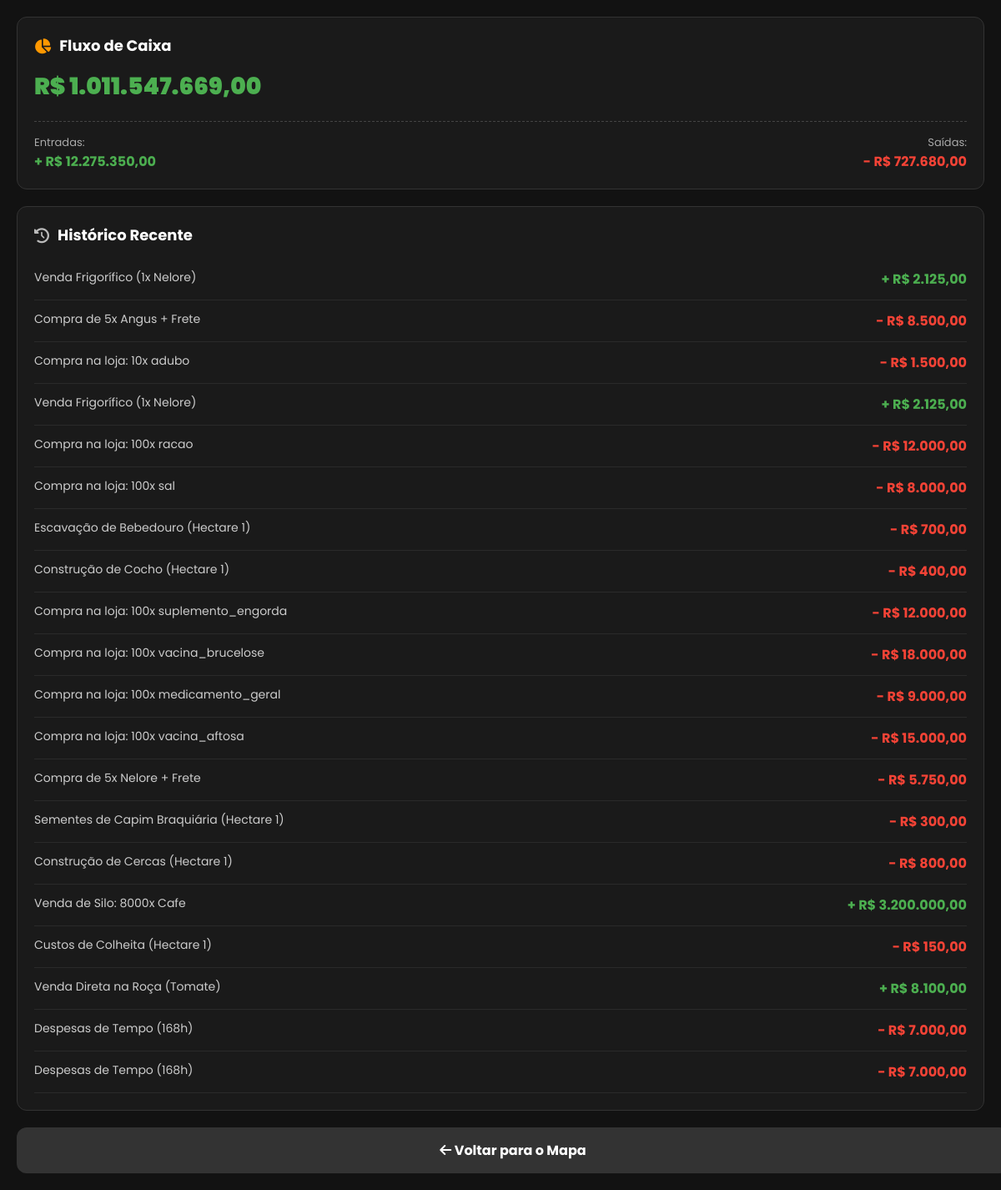
/financeiro (signed in), run on the app's committed database.
### database.py (models this page shows)
class Jogador(db.Model):
    __tablename__ = 'jogadores'
    id = db.Column(db.Integer, primary_key=True)
    username = db.Column(db.String(50), unique=True, nullable=False)
    email = db.Column(db.String(120), nullable=True)
    senha_hash = db.Column(db.String(128), nullable=False)
    saldo = db.Column(db.Float, default=1000.0)
    nivel = db.Column(db.Integer, default=1)
    hora = db.Column(db.Integer, default=6)
    dia = db.Column(db.Integer, default=1)
    mes = db.Column(db.Integer, default=1)
    ano = db.Column(db.Integer, default=2026)
    is_admin = db.Column(db.Boolean, default=False)
    ultima_acao = db.Column(db.DateTime, default=datetime.utcnow)
    propriedades = db.relationship('Propriedade', backref='dono', lazy=True)

class Transacao(db.Model):
    __tablename__ = 'transacoes'
    id = db.Column(db.Integer, primary_key=True)
    jogador_id = db.Column(db.Integer, db.ForeignKey('jogadores.id'), nullable=False)
    tipo = db.Column(db.String(10), nullable=False)
    valor = db.Column(db.Float, nullable=False)
    descricao = db.Column(db.String(255), nullable=False)
    data = db.Column(db.DateTime, default=datetime.utcnow)
    jogador = db.relationship('Jogador', backref=db.backref('transacoes', lazy=True))

### logica/economia.py (the view)
@economia_bp.route('/financeiro')
def financeiro():
    if 'usuario' not in session:
        return redirect(url_for('login'))
    usuario = Jogador.query.filter_by(username=session['usuario']).first()
    if not usuario:
        return redirect(url_for('login'))
    historico = Transacao.query.filter_by(jogador_id=usuario.id).order_by(Transacao.data.desc()).limit(20).all()
    todas_transacoes = Transacao.query.filter_by(jogador_id=usuario.id).all()
    entradas = sum(t.valor for t in todas_transacoes if t.tipo == 'entrada')
    saidas = sum(t.valor for t in todas_transacoes if t.tipo == 'saida')
    return render_template(
        'financeiro.html',
        user=usuario,
        entradas=entradas,
        saidas=saidas,
        saldo=usuario.saldo,
        historico=historico
    )

### templates/financeiro.html (shortened to what this page needs)
<!DOCTYPE html>
<html lang="pt-BR">
<head>
    <link rel="stylesheet" href="https://cdnjs.cloudflare.com/ajax/libs/font-awesome/6.4.0/css/all.min.css">
</head>
<body>
    <div class="card">
        <div class="card-header"><i class="fas fa-chart-pie" style="color: #ff9800;"></i> Fluxo de Caixa</div>
        <div class="saldo-total">R$ {{ "{:,.2f}".format(saldo).replace(',','v').replace('.',',').replace('v','.') }}</div>
        <div class="fluxo-container">
            <div>
                <div style="color: #aaa; font-size: 13px;">Entradas:</div>
                <div class="entrada-texto">+ R$ {{ "{:,.2f}".format(entradas).replace(',','v').replace('.',',').replace('v','.') }}</div>
            </div>
            <div style="text-align: right;">
                <div style="color: #aaa; font-size: 13px;">Saídas:</div>
                <div class="saida-texto">- R$ {{ "{:,.2f}".format(saidas).replace(',','v').replace('.',',').replace('v','.') }}</div>
            </div>
        </div>
    </div>
    <div class="card">
        <div class="card-header"><i class="fas fa-history" style="color: #bbb;"></i> Histórico Recente</div>
        {% if not historico %}
            <p style="color: #777; font-style: italic; text-align: center; margin: 20px 0;">Nenhuma transação registrada ainda.</p>
        {% else %}
            {% for t in historico %}
                <div class="transacao-item">
                    <span style="color: #ccc;">{{ t.descricao }}</span>
                    {% if t.tipo == 'entrada' %}
                        <b class="entrada-texto">+ R$ {{ "{:,.2f}".format(t.valor).replace(',','v').replace('.',',').replace('v','.') }}</b>
                    {% else %}
                        <b class="saida-texto">- R$ {{ "{:,.2f}".format(t.valor).replace(',','v').replace('.',',').replace('v','.') }}</b>
                    {% endif %}
                </div>
            {% endfor %}
        {% endif %}
    </div>
    <a href="/mapa" class="btn-voltar"><i class="fas fa-arrow-left"></i> Voltar para o Mapa</a>
</body>
</html>

### templates/financeiro.html (style rules this page uses)
body { font-family: 'Poppins', sans-serif; background-color: #121212; color: #fff; margin: 0; padding: 20px; }
.card { background: #1a1a1a; border-radius: 12px; padding: 20px; border: 1px solid #333; margin-bottom: 20px; }
.card-header { font-size: 18px; font-weight: bold; margin-bottom: 15px; display: flex; align-items: center; gap: 10px; }
.saldo-total { font-size: 28px; font-weight: 900; color: #4caf50; margin-bottom: 20px; }
.fluxo-container { display: flex; justify-content: space-between; border-top: 1px dashed #444; padding-top: 15px; }
.entrada-texto { color: #4caf50; font-weight: bold; font-size: 16px; }
.saida-texto { color: #f44336; font-weight: bold; font-size: 16px; }
.transacao-item { display: flex; justify-content: space-between; padding: 12px 0; border-bottom: 1px solid #2a2a2a; font-size: 14px; }
.btn-voltar { display: block; width: 100%; padding: 15px; background: #333; color: #fff; text-align: center; text-decoration: none; border-radius: 12px; font-weight: bold; margin-top: 10px; }

### data on the page
Jogador: saldo "1.011.547.669,00"
Transacao: descricao "Venda Frigorífico (1x Nelore)", valor "2.125,00"
Transacao: descricao "Compra de 5x Angus + Frete", valor "8.500,00"
Transacao: descricao "Compra na loja: 10x adubo", valor "1.500,00"
Transacao: descricao "Venda Frigorífico (1x Nelore)", valor "2.125,00"
Transacao: descricao "Compra na loja: 100x racao", valor "12.000,00"
Transacao: descricao "Compra na loja: 100x sal", valor "8.000,00"
Transacao: descricao "Escavação de Bebedouro (Hectare 1)", valor "700,00"
Transacao: descricao "Construção de Cocho (Hectare 1)", valor "400,00"
Transacao: descricao "Compra na loja: 100x suplemento_engorda", valor "12.000,00"
Transacao: descricao "Compra na loja: 100x vacina_brucelose", valor "18.000,00"
Transacao: descricao "Compra na loja: 100x medicamento_geral", valor "9.000,00"
Transacao: descricao "Compra na loja: 100x vacina_aftosa", valor "15.000,00"
Transacao: descricao "Compra de 5x Nelore + Frete", valor "5.750,00"
Transacao: descricao "Sementes de Capim Braquiária (Hectare 1)", valor "300,00"
Transacao: descricao "Construção de Cercas (Hectare 1)", valor "800,00"
Transacao: descricao "Venda de Silo: 8000x Cafe", valor "3.200.000,00"
Transacao: descricao "Custos de Colheita (Hectare 1)", valor "150,00"
Transacao: descricao "Venda Direta na Roça (Tomate)", valor "8.100,00"
Transacao: descricao "Despesas de Tempo (168h)", valor "7.000,00"
Transacao: descricao "Despesas de Tempo (168h)", valor "7.000,00"
